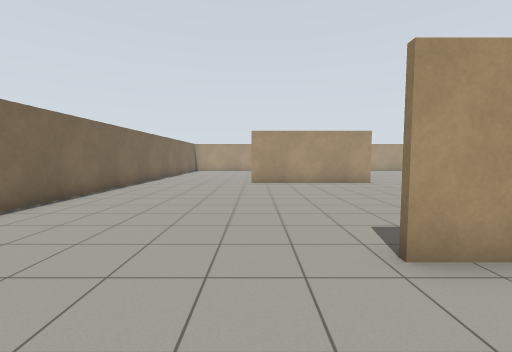
View 1 (above)

24 first-person views from a walk through a robot-simulator world made for Gazebo. The camera is 1.2 m above the floor, tilts 4° down and sees 90° across. The floor is counted in squares, 1 m on a side. Each view is taken from the middle of a square. On the plan, view 1 faces up. The plan holds only what a view shows up to about 12 squares ahead; the rest is blank.

View 2
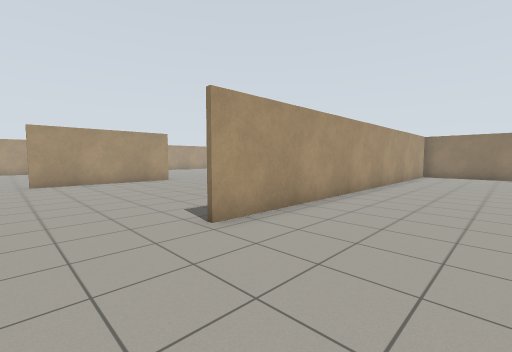

View 3
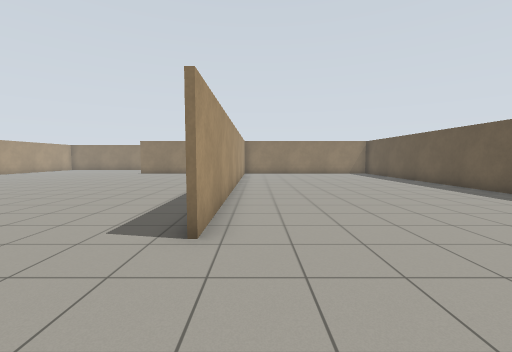

View 4
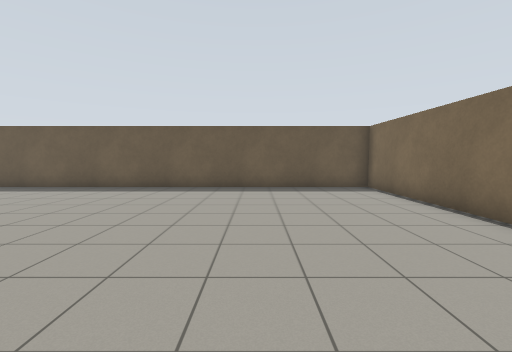

View 5
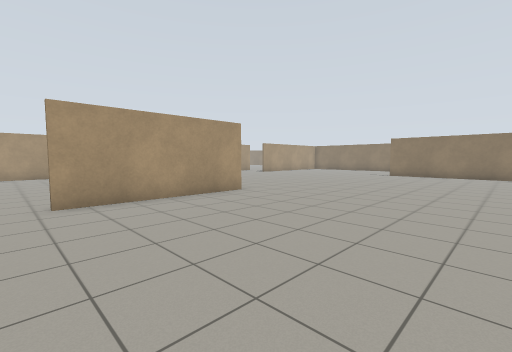

View 6
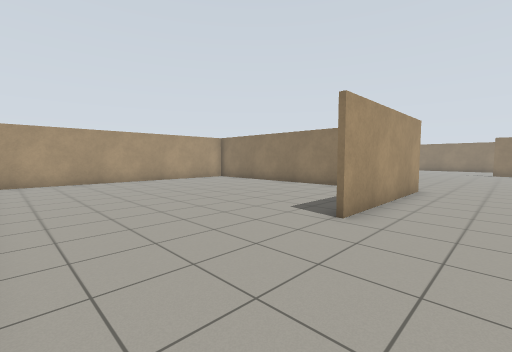

View 7
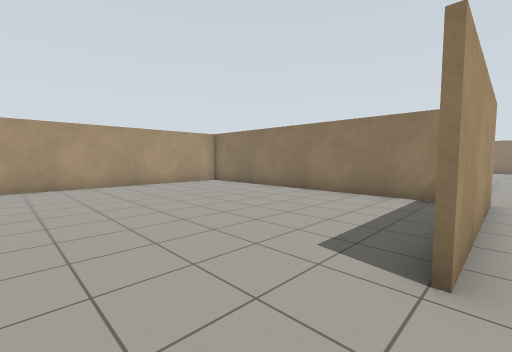

View 8
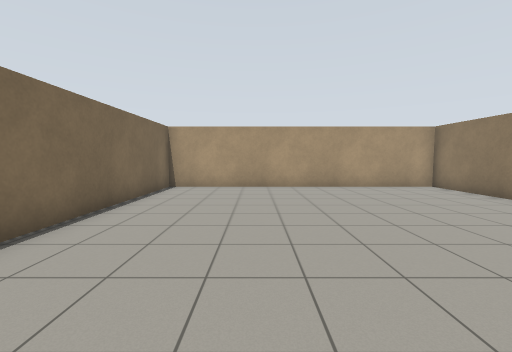

View 9
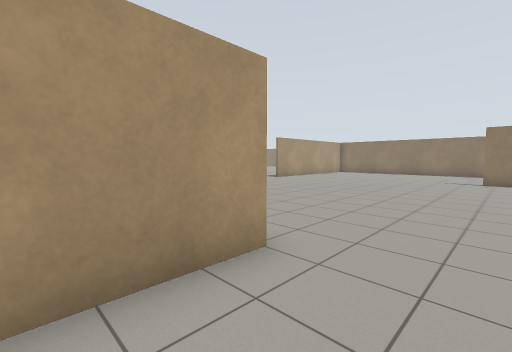

View 10
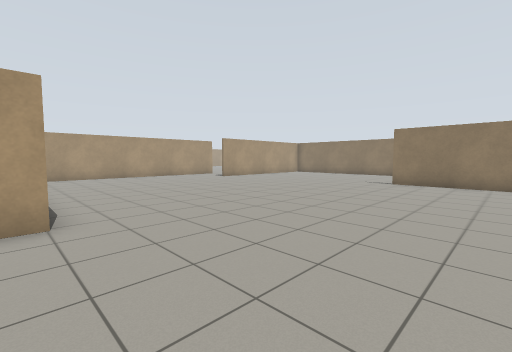

View 11
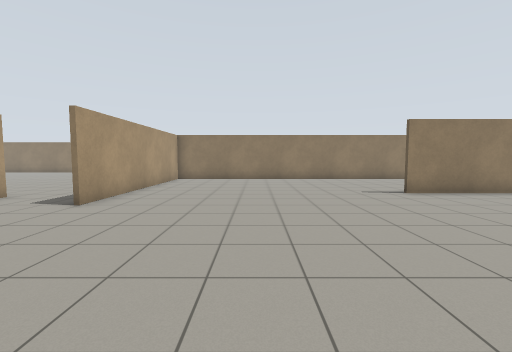

View 12
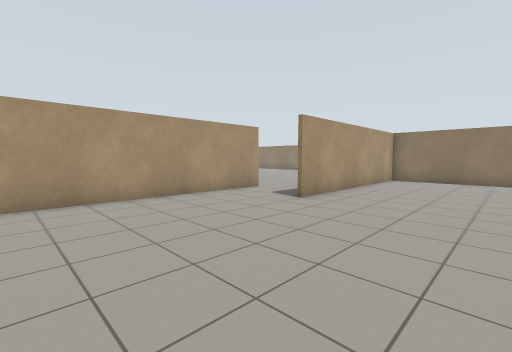

View 13
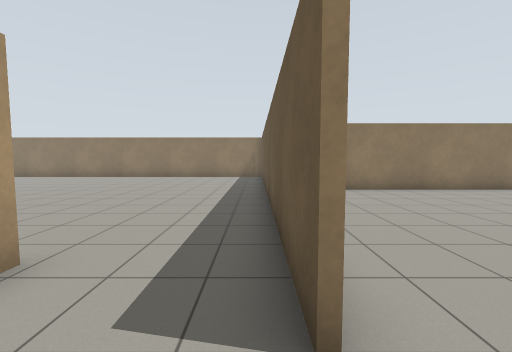

View 14
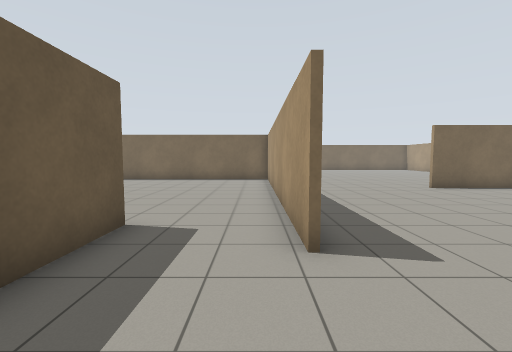

View 15
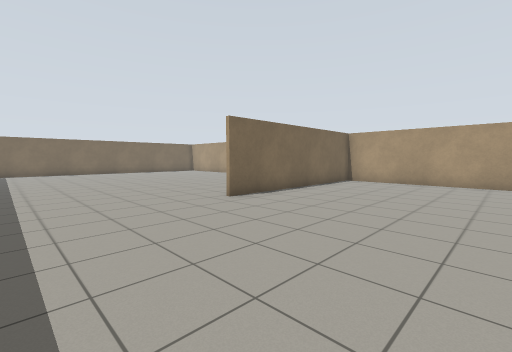

View 16
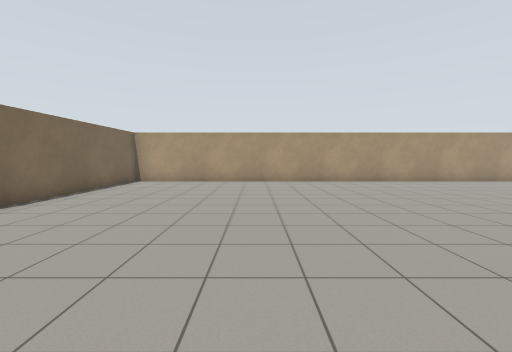

View 17
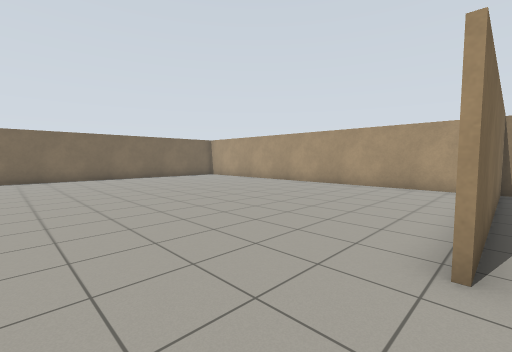

View 18
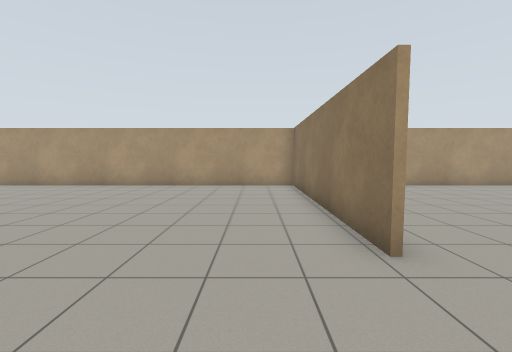

View 19
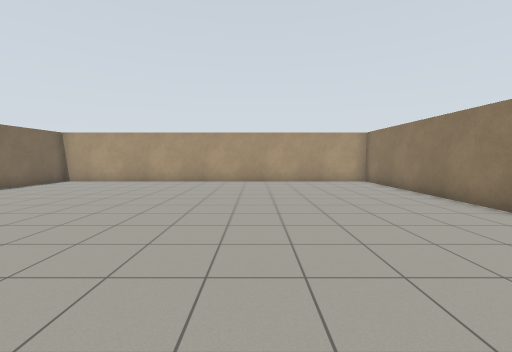

View 20
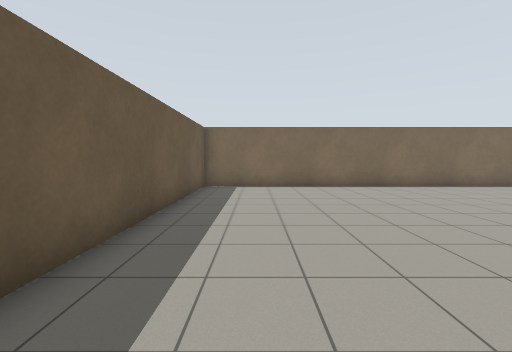

View 21
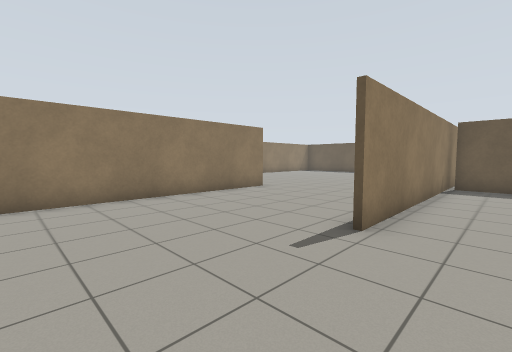

View 22
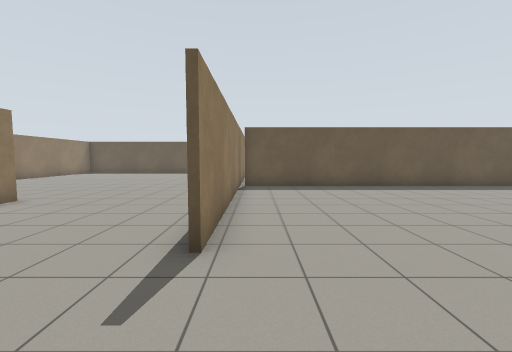

View 23
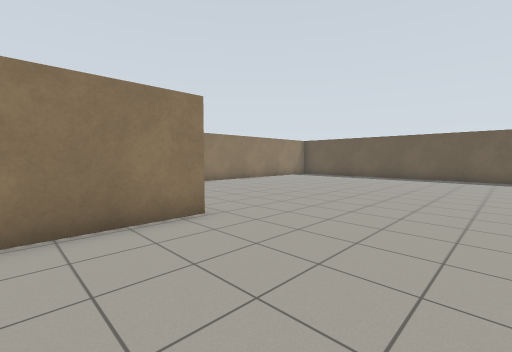

View 24
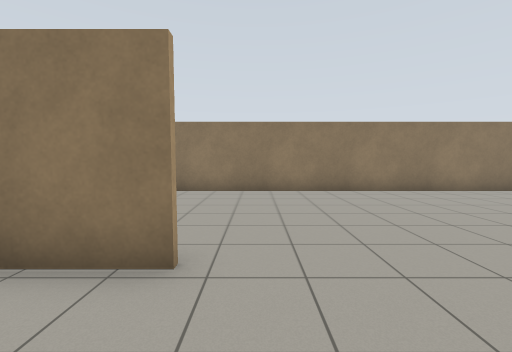

### Floor plan
Points are (right, up) in squares from view 1. A wall is a line through its corners. A room is listed if a view was taken in it or the views show most of it. See-through windows are left out.
Room 1 (views 1, 2, 3, 4, 5, 6, 7, 8, 9, 10, 11, 12, 13, 21, 22, 23, 24)
walls: (12.2, 2.9) (1.6, 2.9); (5.6, 12.3) (-0.3, 12.3); (5.9, 3) (17.5, 3); (5.4, 13.4) (5.4, 23.7) (-5.6, 23.7) (-5.6, 16.5); (17.7, 1.2) (17.7, 10.9); (23.7, 6.9) (23.7, 18.4); (15.4, 20.6) (16.4, 20.6); (21.6, 20.5) (15.4, 20.5); (18.9, -6.5) (19.5, -6.5); (16.9, 23.7) (8.6, 23.7); (-5.6, 12.1) (-5.6, 5.5); (-5.6, -0.5) (-5.6, -6.5) (10.1, -6.5); (30.3, -3.4) (30.3, 9)
ways out: opening at (16, 22.5) to room 2
Room 2 (views 14, 15, 16, 17, 18, 19, 20)
walls: (9.6, 30) (9.6, 38.1); (10.1, 38.2) (-3.3, 38.2); (9.8, 38.2) (9.8, 30); (16.4, 20.6) (25.4, 20.6); (19.2, 38.2) (12.1, 38.2); (-5.9, 37.1) (-5.9, 23.8) (3, 23.8)
ways out: opening at (16, 22.5) to room 1

Positions as (right, up) in squares from view 1, and headings:
1: (0, 0), facing up
2: (-1, -1), facing up-right
3: (-2, 2), facing right
4: (-1, 4), facing down
5: (-1, 5), facing up-right
6: (-5, 10), facing up-right
7: (-3, 12), facing up-right
8: (-2, 13), facing up
9: (3, 10), facing up-right
10: (5, 7), facing up-right
11: (9, 16), facing right
12: (9, 16), facing up-right
13: (14, 21), facing right
14: (20, 23), facing left
15: (16, 25), facing up-left
16: (16, 25), facing up
17: (10, 27), facing up-left
18: (8, 27), facing up
19: (4, 25), facing up
20: (5, 26), facing left
21: (16, 15), facing down-right
22: (17, 14), facing down
23: (19, 10), facing down-right
24: (21, 6), facing right
